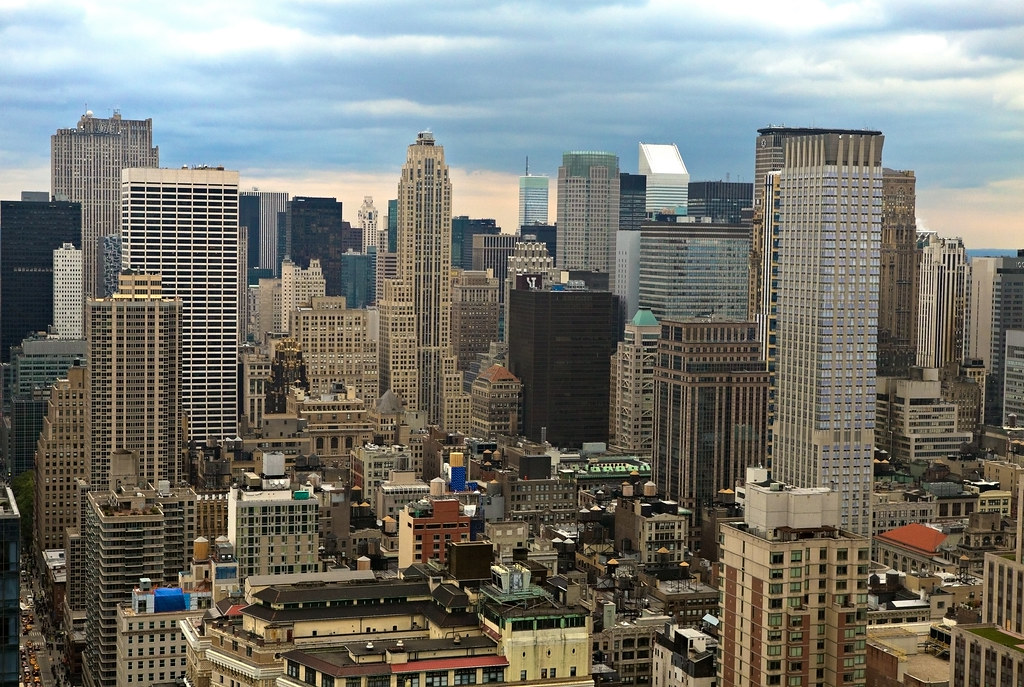
#> input picture apostila/img/hero_predio.jpg, 1024 x 687 px, found by its file name; its folder holds 7 pictures in this run
$ python make_storyboards.py
#> lines starting #> are read from the running program, lines starting #| are printed output that depends on the picture
#!/usr/bin/env python3
# -*- coding: utf-8 -*-
"""Gera tiras de storyboard (frames 9:16 com timecode e texto na tela)."""
from PIL import Image, ImageDraw, ImageFont, ImageOps
import os
SRC="/tmp/apostila/img"; OUT="/home/user/Test/03-storyboards/img"; os.makedirs(OUT,exist_ok=True)
FD="/usr/local/lib/python3.11/dist-packages/matplotlib/mpl-data/fonts/ttf"
def F(sz,bold=True): return ImageFont.truetype(os.path.join(FD,"DejaVuSans-Bold.ttf" if bold else "DejaVuSans.ttf"),sz)
GOLD=(224,184,76); DARK=(20,17,14); CREAM=(244,238,226); WA=(37,211,102); BAD=(197,82,74)

def fit(name,size,foc=0.5):
#> called with name = 'hero_predio.jpg', size = (300, 533), foc = 0.4
    im=Image.open(f"{SRC}/{name}").convert("RGB")
#> im is the input picture: PIL image 1024x687 RGB; mean R, G, B 118.7, 119.6, 113
    return ImageOps.fit(im,size,Image.LANCZOS,centering=(0.5,foc))
def grad(img,a0=20,a1=180):
#> called with a0 = 20, a1 = 180
    w,h=img.size; ov=Image.new("L",(1,h),0)
#> after `w, h = img.size`: w = 300; h = 533
    for y in range(h): ov.putpixel((0,y),int(a0+(a1-a0)*(y/h)**1.4))
    return Image.composite(Image.new("RGB",(w,h),(0,0,0)),img,ov.resize((w,h)))
def wrap(d,txt,f,mw):
    out=[];cur=""
#> after `cur = ''`: cur = ''
    for w in txt.split():
        t=(cur+" "+w).strip()
        if d.textlength(t,font=f)<=mw:cur=t
        else:out.append(cur);cur=w
    if cur:out.append(cur)
    return out

FW,FH=300,533  # frame 9:16
def frame(photo, tc, ostext, foc=0.5, card=None, accent=GOLD):
    if card is None:
        img=grad(fit(photo,(FW,FH),foc))
    else:
        img=Image.new("RGB",(FW,FH),DARK)
    d=ImageDraw.Draw(img,"RGBA")
    # timecode chip
    d.rounded_rectangle((10,10,10+d.textlength(tc,font=F(18))+20,42),8,fill=(0,0,0,170))
    d.text((20,15),tc,font=F(18),fill=GOLD)
    if card:
        # centered card text
        title,sub=card
        y=FH//2-60
        for ln in wrap(d,title,F(30),FW-50):
            d.text((25,y),ln,font=F(30),fill=accent); y+=38
        if sub:
            y+=8
            for ln in wrap(d,sub,F(20,False),FW-50):
                d.text((25,y),ln,font=F(20,False),fill=CREAM); y+=26
    if ostext:
        # on-screen text bottom
        y=FH-110
        for ln in wrap(d,ostext,F(24),FW-30)[:3]:
            d.text((16,y),ln,font=F(24),fill=CREAM); y+=30
#> this loop made 2 passes
#> (ln, y) on passes 1 to 2: ('Apê 2 quartos no', 453), ('[Bairro]', 483)
#> after the loop, y = 483
    return img

def strip(fname, title, frames, accent=GOLD):
    pad=18; cap_h=72; lblw=FW
    n=len(frames); W=pad+n*(FW+pad); H=70+FH+cap_h+pad
    c=Image.new("RGB",(W,H),(26,23,19)); d=ImageDraw.Draw(c,"RGBA")
    d.text((pad,20),title,font=F(30),fill=accent)
    x=pad
    for (img, cap) in frames:
        c.paste(img,(x,70))
        # arrow between
        if x>pad: d.text((x-15,70+FH//2-12),"›",font=F(34),fill=GOLD)
        # caption under
        yy=70+FH+8
        for ln in wrap(d,cap,F(16,False),FW-6)[:3]:
            d.text((x+2,yy),ln,font=F(16,False),fill=CREAM); yy+=20
        x+=FW+pad
    c.save(f"{OUT}/{fname}",quality=90); print("strip",fname,c.size)

# ---------- FORMATO 1 — WALKTHROUGH ----------
f1=[
 (frame("hero_predio.jpg","0–3s","Apê 2 quartos no [Bairro]",0.4), "Cena 1 · Fachada/entrada. Texto identifica o imóvel já no 1º frame (filtro)."),
 (frame("interior.jpg","3–9s","68m² · sala integrada",0.5), "Cena 2 · Caminhada pela sala. Luz natural, plano estável."),
 (frame("cozinha.jpg","9–15s","Cozinha c/ armários planejados",0.5), "Cena 3 · Cozinha. Mostra acabamento, sem narração de adjetivos."),
 (frame("quarto.jpg","15–21s","2 quartos · suíte",0.5), "Cena 4 · Quartos/suíte. Sequência de visita real."),
 (frame("varanda.jpg","21–27s","Varanda + vista livre",0.4), "Cena 5 · Varanda e vista. Diferencial emocional."),
 (frame("piscina.jpg","27–33s","Piscina · academia · salão",0.5), "Cena 6 · Lazer do condomínio."),
 (frame(None,"33–40s",None,card=("R$ 389.000","Financia + usa FGTS · Chama no WhatsApp")), "Cena 7 · Card final: preço + condição + CTA. Botão WhatsApp."),
]
#> call 2 of fit, with name = 'interior.jpg', size = (300, 533), foc = 0.5
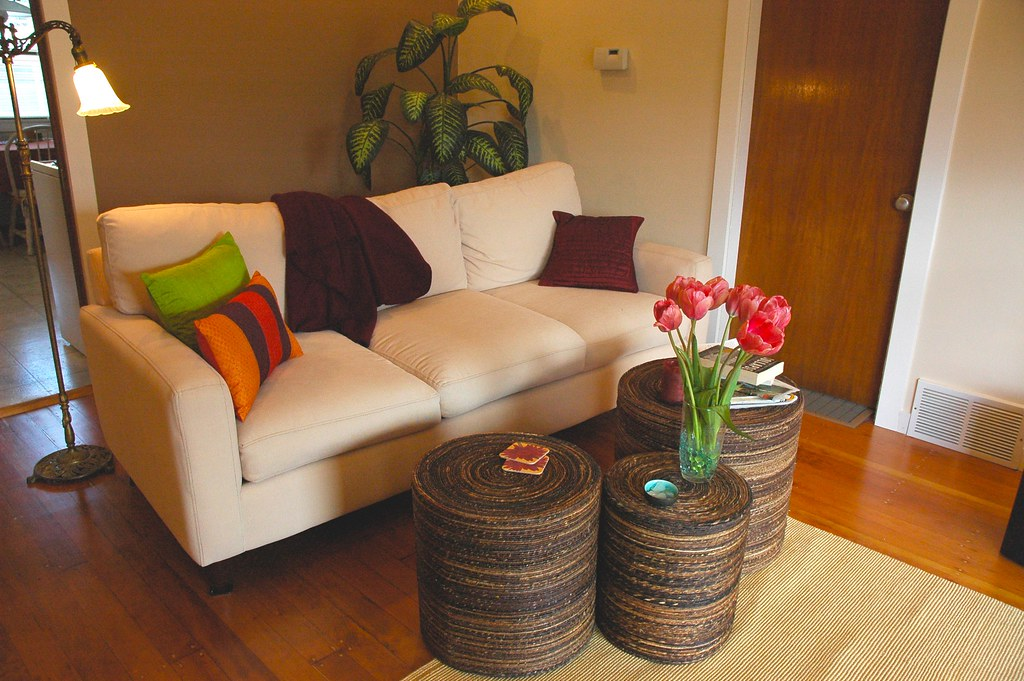
#> input picture 09-playbook-ai-listings/img/interior.jpg, 1024 x 681 px, found by its file name
#> in fit, im is the input picture: PIL image 1024x681 RGB; mean R, G, B 140.7, 104.7, 72.7
#> call 2 of grad, with a0 = 20, a1 = 180
#> in grad (call 2), `return Image.composite(Image.new("RGB",(w,h),(0,0,0)),img,ov.resize((w..`:
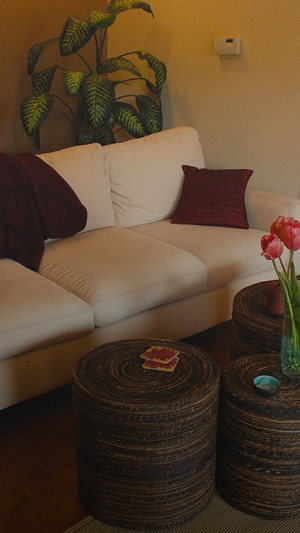
#> returned value: PIL image 300x533 RGB; mean R, G, B 88.8, 67.5, 46.7
#> the loop in frame (call 2), `for ln in wrap(d,ostext,F(24),FW-30)[:3]:` made 1 pass
#> (ln, y) on pass 1: ('68m² · sala integrada', 453)
#> call 3 of fit, with name = 'cozinha.jpg', size = (300, 533), foc = 0.5
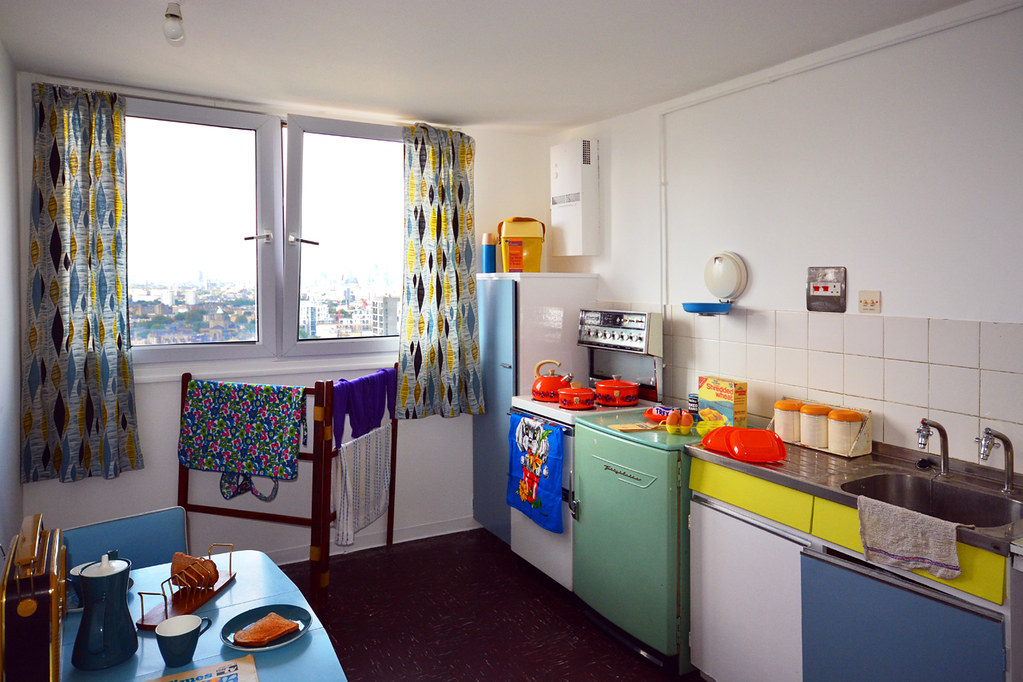
#> input picture apostila/img/cozinha.jpg, 1023 x 682 px, found by its file name
#> in fit, im is the input picture: PIL image 1023x682 RGB; mean R, G, B 142.4, 134.5, 132.9
#> call 3 of grad, with a0 = 20, a1 = 180
#> in grad (call 3), `return Image.composite(Image.new("RGB",(w,h),(0,0,0)),img,ov.resize((w..`:
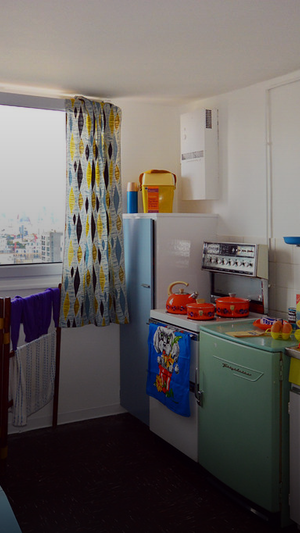
#> returned value: PIL image 300x533 RGB; mean R, G, B 102.7, 96.8, 93.9
#> call 4 of fit, with name = 'quarto.jpg', size = (300, 533), foc = 0.5
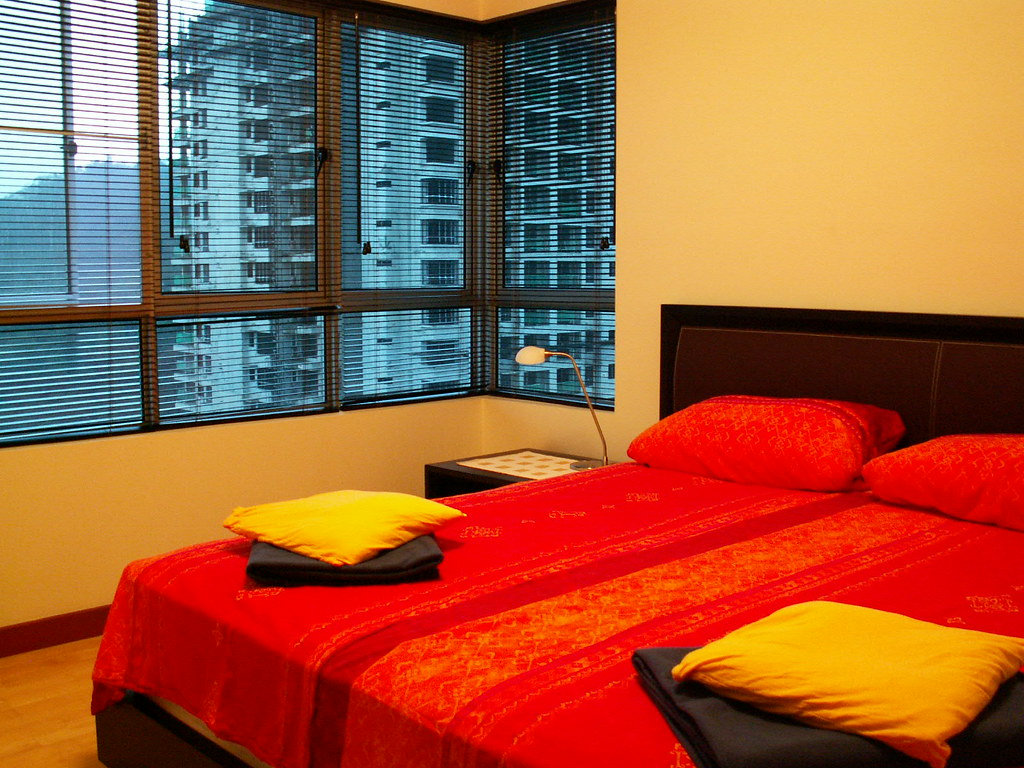
#> input picture apostila/img/quarto.jpg, 1024 x 768 px, found by its file name
#> in fit, im is the input picture: PIL image 1024x768 RGB; mean R, G, B 159.5, 93.4, 59.9
#> in fit (call 4), `return ImageOps.fit(im,size,Image.LANCZOS,centering=(0.5,foc))`:
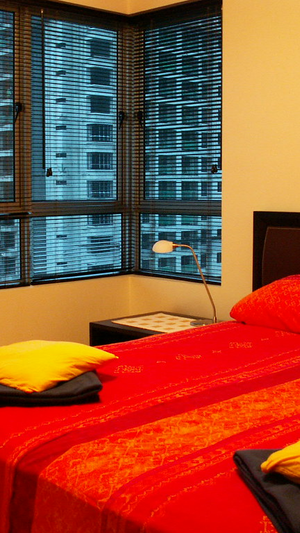
#> returned value: PIL image 300x533 RGB; mean R, G, B 149.2, 77, 52.8
#> call 4 of grad, with a0 = 20, a1 = 180
#> in grad (call 4), `return Image.composite(Image.new("RGB",(w,h),(0,0,0)),img,ov.resize((w..`:
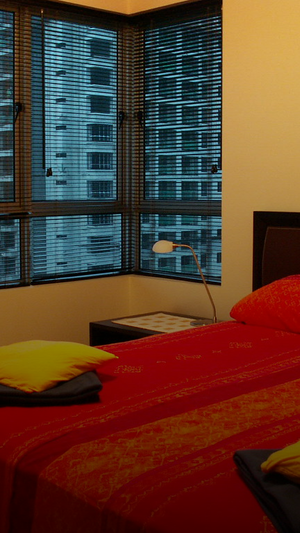
#> returned value: PIL image 300x533 RGB; mean R, G, B 90.7, 57.2, 41.3
#> (the run stopped early here; a loop or call above may not have finished)
